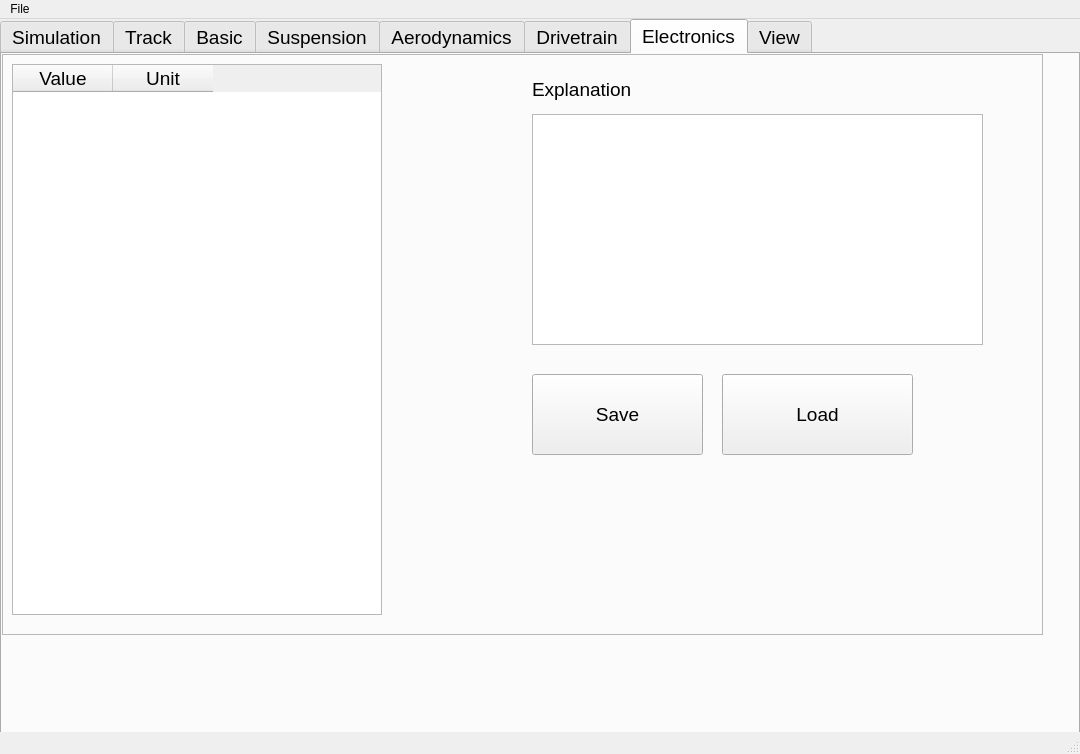
<?xml version="1.0" encoding="UTF-8"?>
<ui version="4.0">
 <class>MainWindow</class>
 <widget class="QMainWindow" name="MainWindow">
  <property name="geometry">
   <rect>
    <x>0</x>
    <y>0</y>
    <width>1080</width>
    <height>754</height>
   </rect>
  </property>
  <property name="windowTitle">
   <string>MainWindow</string>
  </property>
  <widget class="QWidget" name="centralwidget">
   <widget class="QTabWidget" name="menuWidget">
    <property name="enabled">
     <bool>true</bool>
    </property>
    <property name="geometry">
     <rect>
      <x>0</x>
      <y>0</y>
      <width>1080</width>
      <height>720</height>
     </rect>
    </property>
    <property name="font">
     <font>
      <pointsize>14</pointsize>
     </font>
    </property>
    <property name="currentIndex">
     <number>6</number>
    </property>
    <widget class="QWidget" name="Simulation">
     <property name="font">
      <font>
       <pointsize>12</pointsize>
      </font>
     </property>
     <attribute name="title">
      <string>Simulation</string>
     </attribute>
     <widget class="QLabel" name="track_photo_sim">
      <property name="geometry">
       <rect>
        <x>620</x>
        <y>80</y>
        <width>431</width>
        <height>331</height>
       </rect>
      </property>
      <property name="text">
       <string/>
      </property>
      <property name="pixmap">
       <pixmap>Photos/Capture.PNG</pixmap>
      </property>
      <property name="scaledContents">
       <bool>true</bool>
      </property>
     </widget>
     <widget class="QGroupBox" name="infoBox">
      <property name="geometry">
       <rect>
        <x>50</x>
        <y>80</y>
        <width>391</width>
        <height>341</height>
       </rect>
      </property>
      <property name="title">
       <string>INFO</string>
      </property>
      <widget class="QLabel" name="author">
       <property name="geometry">
        <rect>
         <x>10</x>
         <y>30</y>
         <width>121</width>
         <height>21</height>
        </rect>
       </property>
       <property name="text">
        <string>Author</string>
       </property>
      </widget>
      <widget class="QLabel" name="date">
       <property name="geometry">
        <rect>
         <x>10</x>
         <y>70</y>
         <width>71</width>
         <height>31</height>
        </rect>
       </property>
       <property name="text">
        <string>Date</string>
       </property>
      </widget>
      <widget class="QLabel" name="name_of_sim">
       <property name="geometry">
        <rect>
         <x>10</x>
         <y>120</y>
         <width>181</width>
         <height>16</height>
        </rect>
       </property>
       <property name="text">
        <string>Name of Simulation</string>
       </property>
      </widget>
      <widget class="QLabel" name="note">
       <property name="geometry">
        <rect>
         <x>10</x>
         <y>160</y>
         <width>55</width>
         <height>16</height>
        </rect>
       </property>
       <property name="text">
        <string>Notes</string>
       </property>
      </widget>
      <widget class="QDateTimeEdit" name="dateTimeEdit">
       <property name="geometry">
        <rect>
         <x>140</x>
         <y>70</y>
         <width>194</width>
         <height>22</height>
        </rect>
       </property>
      </widget>
      <widget class="QLineEdit" name="name_lineEdit">
       <property name="geometry">
        <rect>
         <x>140</x>
         <y>30</y>
         <width>221</width>
         <height>22</height>
        </rect>
       </property>
       <property name="text">
        <string>Name and Surname</string>
       </property>
      </widget>
      <widget class="QLineEdit" name="name_of_sim_Edit">
       <property name="geometry">
        <rect>
         <x>200</x>
         <y>120</y>
         <width>161</width>
         <height>22</height>
        </rect>
       </property>
       <property name="text">
        <string>Name</string>
       </property>
      </widget>
      <widget class="QTextEdit" name="write_box">
       <property name="geometry">
        <rect>
         <x>10</x>
         <y>180</y>
         <width>361</width>
         <height>151</height>
        </rect>
       </property>
       <property name="html">
        <string>&lt;!DOCTYPE HTML PUBLIC &quot;-//W3C//DTD HTML 4.0//EN&quot; &quot;http://www.w3.org/TR/REC-html40/strict.dtd&quot;&gt;
&lt;html&gt;&lt;head&gt;&lt;meta name=&quot;qrichtext&quot; content=&quot;1&quot; /&gt;&lt;style type=&quot;text/css&quot;&gt;
p, li { white-space: pre-wrap; }
&lt;/style&gt;&lt;/head&gt;&lt;body style=&quot; font-family:'MS Shell Dlg 2'; font-size:12pt; font-weight:400; font-style:normal;&quot;&gt;
&lt;p style=&quot; margin-top:0px; margin-bottom:0px; margin-left:0px; margin-right:0px; -qt-block-indent:0; text-indent:0px;&quot;&gt;&lt;span style=&quot; font-style:italic;&quot;&gt;write changes, notes&lt;/span&gt;&lt;/p&gt;&lt;/body&gt;&lt;/html&gt;</string>
       </property>
      </widget>
     </widget>
     <widget class="QPushButton" name="simulateButton">
      <property name="geometry">
       <rect>
        <x>50</x>
        <y>470</y>
        <width>191</width>
        <height>81</height>
       </rect>
      </property>
      <property name="text">
       <string>Simulate</string>
      </property>
     </widget>
     <widget class="QComboBox" name="data_download_Box">
      <property name="geometry">
       <rect>
        <x>340</x>
        <y>470</y>
        <width>201</width>
        <height>81</height>
       </rect>
      </property>
      <item>
       <property name="text">
        <string>CSV- basic</string>
       </property>
      </item>
      <item>
       <property name="text">
        <string>CSV- advanced</string>
       </property>
      </item>
     </widget>
     <widget class="QPushButton" name="exportButton">
      <property name="geometry">
       <rect>
        <x>550</x>
        <y>470</y>
        <width>171</width>
        <height>81</height>
       </rect>
      </property>
      <property name="text">
       <string>Export</string>
      </property>
     </widget>
    </widget>
    <widget class="QWidget" name="Track">
     <attribute name="title">
      <string>Track</string>
     </attribute>
     <widget class="QPushButton" name="loadtrackButton">
      <property name="geometry">
       <rect>
        <x>50</x>
        <y>480</y>
        <width>171</width>
        <height>51</height>
       </rect>
      </property>
      <property name="text">
       <string>Load track</string>
      </property>
     </widget>
     <widget class="QLabel" name="select_track">
      <property name="geometry">
       <rect>
        <x>50</x>
        <y>80</y>
        <width>151</width>
        <height>31</height>
       </rect>
      </property>
      <property name="text">
       <string>Select track</string>
      </property>
     </widget>
     <widget class="QLabel" name="track_photo">
      <property name="geometry">
       <rect>
        <x>500</x>
        <y>130</y>
        <width>391</width>
        <height>331</height>
       </rect>
      </property>
      <property name="text">
       <string/>
      </property>
      <property name="pixmap">
       <pixmap>Photos/Capture.PNG</pixmap>
      </property>
      <property name="scaledContents">
       <bool>true</bool>
      </property>
     </widget>
     <widget class="QScrollArea" name="scrollArea">
      <property name="geometry">
       <rect>
        <x>50</x>
        <y>120</y>
        <width>301</width>
        <height>331</height>
       </rect>
      </property>
      <property name="font">
       <font>
        <pointsize>14</pointsize>
       </font>
      </property>
      <property name="widgetResizable">
       <bool>true</bool>
      </property>
      <widget class="QWidget" name="scrollAreaWidgetContents">
       <property name="geometry">
        <rect>
         <x>0</x>
         <y>0</y>
         <width>299</width>
         <height>329</height>
        </rect>
       </property>
       <property name="font">
        <font>
         <pointsize>14</pointsize>
        </font>
       </property>
       <widget class="QListWidget" name="listWidget">
        <property name="geometry">
         <rect>
          <x>0</x>
          <y>0</y>
          <width>311</width>
          <height>331</height>
         </rect>
        </property>
        <item>
         <property name="text">
          <string>Acceleration</string>
         </property>
        </item>
        <item>
         <property name="text">
          <string>Skidpad</string>
         </property>
        </item>
        <item>
         <property name="text">
          <string>FSG 2012 Autocross</string>
         </property>
        </item>
       </widget>
      </widget>
     </widget>
    </widget>
    <widget class="QWidget" name="Basic">
     <attribute name="title">
      <string>Basic</string>
     </attribute>
     <widget class="QFrame" name="Basic_frame">
      <property name="geometry">
       <rect>
        <x>0</x>
        <y>0</y>
        <width>1041</width>
        <height>581</height>
       </rect>
      </property>
      <property name="frameShape">
       <enum>QFrame::StyledPanel</enum>
      </property>
      <property name="frameShadow">
       <enum>QFrame::Raised</enum>
      </property>
      <widget class="QTableWidget" name="basic_tableWidget">
       <property name="geometry">
        <rect>
         <x>10</x>
         <y>10</y>
         <width>421</width>
         <height>551</height>
        </rect>
       </property>
       <row>
        <property name="text">
         <string>Mass of the formula</string>
        </property>
       </row>
       <row>
        <property name="text">
         <string>Mass of the driver</string>
        </property>
       </row>
       <row>
        <property name="text">
         <string>CG in y</string>
        </property>
       </row>
       <row>
        <property name="text">
         <string>Wheelbase</string>
        </property>
       </row>
       <row>
        <property name="text">
         <string>Track width</string>
        </property>
       </row>
       <row>
        <property name="text">
         <string>W</string>
        </property>
       </row>
       <column>
        <property name="text">
         <string>Value</string>
        </property>
       </column>
       <column>
        <property name="text">
         <string>Unit</string>
        </property>
       </column>
      </widget>
      <widget class="QLabel" name="explanation_basic">
       <property name="geometry">
        <rect>
         <x>530</x>
         <y>20</y>
         <width>131</width>
         <height>31</height>
        </rect>
       </property>
       <property name="text">
        <string>Explanation</string>
       </property>
      </widget>
      <widget class="QPushButton" name="save_basic_Button">
       <property name="geometry">
        <rect>
         <x>530</x>
         <y>320</y>
         <width>171</width>
         <height>81</height>
        </rect>
       </property>
       <property name="text">
        <string>Save</string>
       </property>
      </widget>
      <widget class="QPushButton" name="load_basic_Button">
       <property name="geometry">
        <rect>
         <x>720</x>
         <y>320</y>
         <width>191</width>
         <height>81</height>
        </rect>
       </property>
       <property name="text">
        <string>Load</string>
       </property>
      </widget>
      <widget class="QLabel" name="explanation_basic_label">
       <property name="geometry">
        <rect>
         <x>530</x>
         <y>60</y>
         <width>471</width>
         <height>211</height>
        </rect>
       </property>
       <property name="text">
        <string>explanation_basic_label</string>
       </property>
      </widget>
     </widget>
    </widget>
    <widget class="QWidget" name="Suspension">
     <attribute name="title">
      <string>Suspension</string>
     </attribute>
     <widget class="QFrame" name="suspension_frame">
      <property name="geometry">
       <rect>
        <x>0</x>
        <y>0</y>
        <width>1041</width>
        <height>581</height>
       </rect>
      </property>
      <property name="frameShape">
       <enum>QFrame::StyledPanel</enum>
      </property>
      <property name="frameShadow">
       <enum>QFrame::Raised</enum>
      </property>
      <widget class="QTableWidget" name="suspension_tableWidget">
       <property name="geometry">
        <rect>
         <x>10</x>
         <y>10</y>
         <width>421</width>
         <height>551</height>
        </rect>
       </property>
       <row>
        <property name="text">
         <string>Coefficient of friction</string>
        </property>
       </row>
       <column>
        <property name="text">
         <string>Value</string>
        </property>
       </column>
       <column>
        <property name="text">
         <string>Unit</string>
        </property>
       </column>
      </widget>
      <widget class="QLabel" name="explanation_suspension">
       <property name="geometry">
        <rect>
         <x>530</x>
         <y>20</y>
         <width>131</width>
         <height>31</height>
        </rect>
       </property>
       <property name="text">
        <string>Explanation</string>
       </property>
      </widget>
      <widget class="QPushButton" name="save_suspension_Button">
       <property name="geometry">
        <rect>
         <x>530</x>
         <y>320</y>
         <width>171</width>
         <height>81</height>
        </rect>
       </property>
       <property name="text">
        <string>Save</string>
       </property>
      </widget>
      <widget class="QPushButton" name="load_suspension_Button">
       <property name="geometry">
        <rect>
         <x>720</x>
         <y>320</y>
         <width>191</width>
         <height>81</height>
        </rect>
       </property>
       <property name="text">
        <string>Load</string>
       </property>
      </widget>
      <widget class="QLabel" name="explanation_suspension_label">
       <property name="geometry">
        <rect>
         <x>530</x>
         <y>60</y>
         <width>471</width>
         <height>211</height>
        </rect>
       </property>
       <property name="text">
        <string>explanation_basic_label</string>
       </property>
      </widget>
     </widget>
    </widget>
    <widget class="QWidget" name="Aerodynamics">
     <attribute name="title">
      <string>Aerodynamics</string>
     </attribute>
     <widget class="QFrame" name="aerodynamics_frame">
      <property name="geometry">
       <rect>
        <x>0</x>
        <y>0</y>
        <width>1041</width>
        <height>581</height>
       </rect>
      </property>
      <property name="frameShape">
       <enum>QFrame::StyledPanel</enum>
      </property>
      <property name="frameShadow">
       <enum>QFrame::Raised</enum>
      </property>
      <widget class="QTableWidget" name="aerodynamics_tableWidget">
       <property name="geometry">
        <rect>
         <x>10</x>
         <y>10</y>
         <width>421</width>
         <height>551</height>
        </rect>
       </property>
       <row>
        <property name="text">
         <string>Air density</string>
        </property>
       </row>
       <row>
        <property name="text">
         <string>Frontal area</string>
        </property>
       </row>
       <row>
        <property name="text">
         <string>Coefficient of DF</string>
        </property>
       </row>
       <row>
        <property name="text">
         <string>Coefficient of Drag</string>
        </property>
       </row>
       <row>
        <property name="text">
         <string>CoP in z</string>
        </property>
       </row>
       <row>
        <property name="text">
         <string>CoP in y</string>
        </property>
       </row>
       <column>
        <property name="text">
         <string>Value</string>
        </property>
       </column>
       <column>
        <property name="text">
         <string>Unit</string>
        </property>
       </column>
      </widget>
      <widget class="QLabel" name="explanation_aerodynamics">
       <property name="geometry">
        <rect>
         <x>530</x>
         <y>20</y>
         <width>131</width>
         <height>31</height>
        </rect>
       </property>
       <property name="text">
        <string>Explanation</string>
       </property>
      </widget>
      <widget class="QPushButton" name="save_aerodynamics_Button">
       <property name="geometry">
        <rect>
         <x>530</x>
         <y>320</y>
         <width>171</width>
         <height>81</height>
        </rect>
       </property>
       <property name="text">
        <string>Save</string>
       </property>
      </widget>
      <widget class="QPushButton" name="load_aerodynamics_Button">
       <property name="geometry">
        <rect>
         <x>720</x>
         <y>320</y>
         <width>191</width>
         <height>81</height>
        </rect>
       </property>
       <property name="text">
        <string>Load</string>
       </property>
      </widget>
      <widget class="QLabel" name="explanation_aerodynamics_label">
       <property name="geometry">
        <rect>
         <x>530</x>
         <y>60</y>
         <width>471</width>
         <height>211</height>
        </rect>
       </property>
       <property name="text">
        <string>explanation_basic_label</string>
       </property>
      </widget>
     </widget>
    </widget>
    <widget class="QWidget" name="Drivetrain">
     <attribute name="title">
      <string>Drivetrain</string>
     </attribute>
     <widget class="QFrame" name="drivetrain_frame">
      <property name="geometry">
       <rect>
        <x>0</x>
        <y>0</y>
        <width>1041</width>
        <height>581</height>
       </rect>
      </property>
      <property name="frameShape">
       <enum>QFrame::StyledPanel</enum>
      </property>
      <property name="frameShadow">
       <enum>QFrame::Raised</enum>
      </property>
      <widget class="QTableWidget" name="drivetrain_tableWidget">
       <property name="geometry">
        <rect>
         <x>10</x>
         <y>10</y>
         <width>421</width>
         <height>551</height>
        </rect>
       </property>
       <row>
        <property name="text">
         <string>Tire radius</string>
        </property>
       </row>
       <row>
        <property name="text">
         <string>Max power</string>
        </property>
       </row>
       <row>
        <property name="text">
         <string>Max RPM</string>
        </property>
       </row>
       <row>
        <property name="text">
         <string>Gear ratio</string>
        </property>
       </row>
       <row>
        <property name="text">
         <string>Max torque</string>
        </property>
       </row>
       <column>
        <property name="text">
         <string>Value</string>
        </property>
       </column>
       <column>
        <property name="text">
         <string>Unit</string>
        </property>
       </column>
      </widget>
      <widget class="QLabel" name="explanation_drivetrain">
       <property name="geometry">
        <rect>
         <x>530</x>
         <y>20</y>
         <width>131</width>
         <height>31</height>
        </rect>
       </property>
       <property name="text">
        <string>Explanation</string>
       </property>
      </widget>
      <widget class="QPushButton" name="save_drivetrain_Button">
       <property name="geometry">
        <rect>
         <x>530</x>
         <y>320</y>
         <width>171</width>
         <height>81</height>
        </rect>
       </property>
       <property name="text">
        <string>Save</string>
       </property>
      </widget>
      <widget class="QPushButton" name="load_drivetrain_Button">
       <property name="geometry">
        <rect>
         <x>720</x>
         <y>320</y>
         <width>191</width>
         <height>81</height>
        </rect>
       </property>
       <property name="text">
        <string>Load</string>
       </property>
      </widget>
      <widget class="QLabel" name="explanation_drivetrain_label">
       <property name="geometry">
        <rect>
         <x>530</x>
         <y>60</y>
         <width>471</width>
         <height>211</height>
        </rect>
       </property>
       <property name="text">
        <string>explanation_basic_label</string>
       </property>
      </widget>
     </widget>
    </widget>
    <widget class="QWidget" name="Electronics">
     <attribute name="title">
      <string>Electronics</string>
     </attribute>
     <widget class="QFrame" name="electronics_frame">
      <property name="geometry">
       <rect>
        <x>0</x>
        <y>0</y>
        <width>1041</width>
        <height>581</height>
       </rect>
      </property>
      <property name="frameShape">
       <enum>QFrame::StyledPanel</enum>
      </property>
      <property name="frameShadow">
       <enum>QFrame::Raised</enum>
      </property>
      <widget class="QTableWidget" name="electronics_tableWidget">
       <property name="geometry">
        <rect>
         <x>10</x>
         <y>10</y>
         <width>370</width>
         <height>551</height>
        </rect>
       </property>
       <column>
        <property name="text">
         <string>Value</string>
        </property>
       </column>
       <column>
        <property name="text">
         <string>Unit</string>
        </property>
       </column>
      </widget>
      <widget class="QTextEdit" name="electronics_textEdit">
       <property name="geometry">
        <rect>
         <x>530</x>
         <y>60</y>
         <width>451</width>
         <height>231</height>
        </rect>
       </property>
      </widget>
      <widget class="QLabel" name="explanation_electronics">
       <property name="geometry">
        <rect>
         <x>530</x>
         <y>20</y>
         <width>131</width>
         <height>31</height>
        </rect>
       </property>
       <property name="text">
        <string>Explanation</string>
       </property>
      </widget>
      <widget class="QPushButton" name="save_electronics_Button">
       <property name="geometry">
        <rect>
         <x>530</x>
         <y>320</y>
         <width>171</width>
         <height>81</height>
        </rect>
       </property>
       <property name="text">
        <string>Save</string>
       </property>
      </widget>
      <widget class="QPushButton" name="load_electronics_Button">
       <property name="geometry">
        <rect>
         <x>720</x>
         <y>320</y>
         <width>191</width>
         <height>81</height>
        </rect>
       </property>
       <property name="text">
        <string>Load</string>
       </property>
      </widget>
     </widget>
    </widget>
    <widget class="QWidget" name="View">
     <attribute name="title">
      <string>View</string>
     </attribute>
    </widget>
   </widget>
  </widget>
  <widget class="QMenuBar" name="menubar">
   <property name="geometry">
    <rect>
     <x>0</x>
     <y>0</y>
     <width>1080</width>
     <height>26</height>
    </rect>
   </property>
   <widget class="QMenu" name="menuFile">
    <property name="title">
     <string>File</string>
    </property>
    <addaction name="actionNew"/>
    <addaction name="actionSave"/>
    <addaction name="actionOpen"/>
    <addaction name="actionExit"/>
   </widget>
   <addaction name="menuFile"/>
  </widget>
  <widget class="QStatusBar" name="statusbar"/>
  <action name="actionNew">
   <property name="text">
    <string>New</string>
   </property>
  </action>
  <action name="actionSave">
   <property name="text">
    <string>Save</string>
   </property>
  </action>
  <action name="actionOpen">
   <property name="text">
    <string>Open</string>
   </property>
  </action>
  <action name="actionExit">
   <property name="text">
    <string>Exit</string>
   </property>
  </action>
 </widget>
 <resources/>
 <connections/>
</ui>
